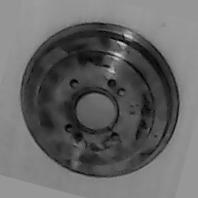
#> input picture ml_grpc_project/training_dataset/discs/good/rotated_-15_1.jpg, 198 x 198 px, found by its file name; its folder holds only this picture in this run
$ python augment_imgs.py
#> lines starting #> are read from the running program, lines starting #| are printed output that depends on the picture; after the words box and inside, x2 and y2 are one past the last pixel; in counts of white or black regions, pixels touching at a corner belong together
# augment_imgs.py
import os
import cv2
import numpy as np
from PIL import Image
from tqdm import tqdm

def estimate_background_color(image, border_size=20):
    """
    Estimate background color by sampling border pixels.
    Enhanced to handle edge cases and provide better color estimation.
    """
    h, w = image.shape[:2]
    border_size = min(border_size, min(h, w) // 4)  # Ensure border size is reasonable

    # Sample from all four borders
    top = image[:border_size, :, :].reshape(-1, 3)
    bottom = image[-border_size:, :, :].reshape(-1, 3)
    left = image[:, :border_size, :].reshape(-1, 3)
    right = image[:, -border_size:, :].reshape(-1, 3)

    # Combine all border pixels
    border_pixels = np.concatenate((top, bottom, left, right), axis=0)

    # Use median instead of mean for more robust color estimation
    avg_color = np.median(border_pixels, axis=0)
    return (int(avg_color[0]), int(avg_color[1]), int(avg_color[2]))

# [130 lines left out: functions detect_disc_with_hough, find_contour_based_disc, not called in this run]
'''
#too specific for disc shapes
def crop_component(image):
    """
    Detects disc components precisely by finding compact dark objects.
    Creates a tight square crop centered exactly on the disc.
    """
    original = image.copy()
    h, w = original.shape[:2]

    # Convert to grayscale for processing
    if len(original.shape) == 3:
        gray = cv2.cvtColor(original, cv2.COLOR_BGR2GRAY)
    else:
        gray = original.copy()

    # Apply bilateral filter to reduce noise while preserving edges
    filtered = cv2.bilateralFilter(gray, 9, 75, 75)

    # Strategy 1: Multi-level thresholding to find the darkest objects
    # Calculate image statistics
    mean_brightness = np.mean(filtered)
    std_brightness = np.std(filtered)

    # Try multiple threshold levels to find compact dark objects
    thresholds = [
        max(0, int(mean_brightness - 1.2 * std_brightness)),  # Very dark
        max(0, int(mean_brightness - 0.8 * std_brightness)),  # Dark
        max(0, int(mean_brightness - 0.5 * std_brightness))   # Moderately dark
    ]

    best_detection = None
    best_compactness = 0

    for threshold in thresholds:
        # Create binary mask for dark regions
        _, dark_mask = cv2.threshold(filtered, threshold, 255, cv2.THRESH_BINARY_INV)

        # Clean up the mask - remove noise and fill holes
        kernel_small = cv2.getStructuringElement(cv2.MORPH_ELLIPSE, (3, 3))
        kernel_medium = cv2.getStructuringElement(cv2.MORPH_ELLIPSE, (5, 5))

        dark_mask = cv2.morphologyEx(dark_mask, cv2.MORPH_OPEN, kernel_small)
        dark_mask = cv2.morphologyEx(dark_mask, cv2.MORPH_CLOSE, kernel_medium)

        # Find contours
        contours, _ = cv2.findContours(dark_mask, cv2.RETR_EXTERNAL, cv2.CHAIN_APPROX_SIMPLE)

        if not contours:
            continue

        # Find the most compact dark object near center
        image_center = (w // 2, h // 2)

        for contour in contours:
            area = cv2.contourArea(contour)

            # Filter by size - should be significant but not huge
            min_area = 0.02 * w * h  # At least 2% of image
            max_area = 0.4 * w * h   # At most 40% of image

            if area < min_area or area > max_area:
                continue

            # Get bounding rectangle and center
            x, y, cw, ch = cv2.boundingRect(contour)
            cx, cy = x + cw // 2, y + ch // 2

            # Calculate compactness (area/perimeter ratio) - discs should be compact
            perimeter = cv2.arcLength(contour, True)
            if perimeter == 0:
                continue

            compactness = (4 * np.pi * area) / (perimeter * perimeter)

            # Calculate aspect ratio - should be roughly square
            aspect_ratio = min(cw, ch) / max(cw, ch)

            # Distance from center
            center_distance = np.sqrt((cx - image_center[0])**2 + (cy - image_center[1])**2)
            max_distance = np.sqrt((w//2)**2 + (h//2)**2)
            centrality = 1 - (center_distance / max_distance)

            # Calculate average darkness within the contour
            mask_region = np.zeros_like(gray)
            cv2.fillPoly(mask_region, [contour], (255,))
            object_pixels = gray[mask_region == 255]
            if len(object_pixels) > 0:
                avg_darkness = np.mean(object_pixels)
                darkness_score = 1 - (avg_darkness / 255)
            else:
                darkness_score = 0

            # Combined score emphasizing compactness and darkness
            combined_score = (compactness * 0.35 +
                            darkness_score * 0.3 +
                            centrality * 0.2 +
                            aspect_ratio * 0.15)

            # Only consider reasonably compact and dark objects
            if (compactness > 0.3 and  # Reasonably compact
                aspect_ratio > 0.6 and  # Not too elongated
                darkness_score > 0.3 and  # Sufficiently dark
                combined_score > best_compactness):

                best_compactness = combined_score
                best_detection = {
                    'contour': contour,
                    'bbox': (x, y, cw, ch),
                    'center': (cx, cy),
                    'darkness': darkness_score
                }

    if best_detection is not None:
        # Use the centroid of the contour for more precise centering
        contour = best_detection['contour']
        M = cv2.moments(contour)
        if M['m00'] != 0:
            true_cx = int(M['m10'] / M['m00'])
            true_cy = int(M['m01'] / M['m00'])
        else:
            true_cx, true_cy = best_detection['center']

        # Get bounding box but use true centroid for centering
        x, y, cw, ch = best_detection['bbox']

        # Create tight square crop around the true center
        # Use a more conservative padding based on the actual component size
        component_size = max(cw, ch)
        padding = max(8, int(component_size * 0.12))  # 12% padding

        crop_size = component_size + padding * 2

        # Center the crop on the true centroid
        crop_x = true_cx - crop_size // 2
        crop_y = true_cy - crop_size // 2

        # Ensure crop stays within image bounds
        crop_x = max(0, min(crop_x, w - crop_size))
        crop_y = max(0, min(crop_y, h - crop_size))

        # Make sure we have valid dimensions
        if (crop_x >= 0 and crop_y >= 0 and
            crop_x + crop_size <= w and crop_y + crop_size <= h and
            crop_size > 0):
            cropped = original[crop_y:crop_y+crop_size, crop_x:crop_x+crop_size]
            return cropped

    # Fallback: Try edge-based detection for internal disc features
    clahe = cv2.createCLAHE(clipLimit=2.0, tileGridSize=(8, 8))
    enhanced = clahe.apply(filtered)

    # Use multiple edge detection parameters
    edges1 = cv2.Canny(enhanced, 40, 120)
    edges2 = cv2.Canny(enhanced, 20, 80)
    edges = cv2.bitwise_or(edges1, edges2)

    # Find contours from edges
    contours, _ = cv2.findContours(edges, cv2.RETR_EXTERNAL, cv2.CHAIN_APPROX_SIMPLE)

    if contours:
        # Find the most centered contour with reasonable size
        image_center = (w // 2, h // 2)
        best_contour = None
        best_score = 0

        for contour in contours:
            area = cv2.contourArea(contour)
            if area < 0.015 * w * h or area > 0.5 * w * h:
                continue

            x, y, cw, ch = cv2.boundingRect(contour)
            cx, cy = x + cw // 2, y + ch // 2

            # Prefer objects closer to center with reasonable aspect ratio
            distance = np.sqrt((cx - image_center[0])**2 + (cy - image_center[1])**2)
            aspect_ratio = min(cw, ch) / max(cw, ch)

            score = (1.0 / (1 + distance)) * aspect_ratio * (area / (0.1 * w * h))

            if score > best_score:
                best_score = score
                best_contour = contour

        if best_contour is not None:
            x, y, cw, ch = cv2.boundingRect(best_contour)

            # Calculate true center using moments
            M = cv2.moments(best_contour)
            if M['m00'] != 0:
                cx = int(M['m10'] / M['m00'])
                cy = int(M['m01'] / M['m00'])
            else:
                cx, cy = x + cw // 2, y + ch // 2

            # Create square crop
            crop_size = max(cw, ch) + max(15, min(cw, ch) // 8)

            crop_x = max(0, min(cx - crop_size // 2, w - crop_size))
            crop_y = max(0, min(cy - crop_size // 2, h - crop_size))

            if crop_x >= 0 and crop_y >= 0 and crop_size > 0:
                cropped = original[crop_y:crop_y+crop_size, crop_x:crop_x+crop_size]
                return cropped

    # Final fallback: center crop
    crop_size = min(h, w) // 2
    x = (w - crop_size) // 2
    y = (h - crop_size) // 2
    return original[y:y+crop_size, x:x+crop_size]
'''
#absolutely non dependent on shape of the component but struggles with precropped images
def crop_component(image):
    """Generalized component cropping for arbitrary shapes"""
    original = image.copy()
    h, w = original.shape[:2]
#> h = 198; w = 198

    # Convert to grayscale with CLAHE normalization
    gray = cv2.cvtColor(original, cv2.COLOR_BGR2GRAY) if len(original.shape) == 3 else original.copy()
#> gray is the input picture: shape (198, 198); min 0, max 212, mean 101.6
    clahe = cv2.createCLAHE(clipLimit=3.0, tileGridSize=(8, 8))
    enhanced = clahe.apply(gray)
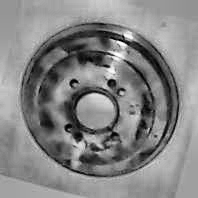
#> enhanced: shape (198, 198); min 1, max 255, mean 132.5

    # Multi-stage thresholding
    methods = []

    # Adaptive threshold variants
    for block_size in [11, 21, 31]:
        thresh = cv2.adaptiveThreshold(enhanced, 255, cv2.ADAPTIVE_THRESH_GAUSSIAN_C,
                                      cv2.THRESH_BINARY_INV, block_size, 10)
        methods.append(thresh)
#> this loop made 3 passes
#> pass 1, in crop_component, `thresh = cv2.adaptiveThreshold(enhanced, 255, cv2.ADAPTIVE_THRESH_GAUS..`:
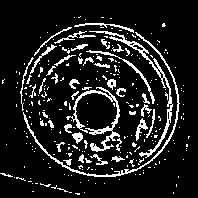
#> thresh: shape (198, 198); 12.4% white in thin lines or dots, all inside (x1, y1, x2, y2) = (0, 16, 190, 195)
#> after the loop, methods = 3 items

    # Global threshold variants
    for thresh_val in [120, 160, 200]:
        _, thresh = cv2.threshold(enhanced, thresh_val, 255, cv2.THRESH_BINARY_INV)
        methods.append(thresh)
#> this loop made 3 passes
#> pass 3, in crop_component, `_, thresh = cv2.threshold(enhanced, thresh_val, 255, cv2.THRESH_BINARY..`:
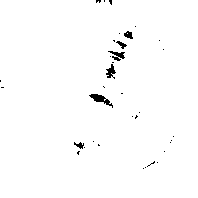
#> thresh: shape (198, 198); 98.8% white; 35 black regions (29 under 20 px), largest, box (x1, y1, x2, y2) and area: (89, 94, 113, 108) 124, (108, 51, 125, 61) 82, (106, 64, 116, 79) 76, (124, 31, 133, 39) 47, (116, 41, 127, 49) 38, (74, 142, 84, 149) 37
#> after the loop, methods = 6 items

    best_contour = None
    best_area = 0
    center_x, center_y = w//2, h//2
#> center_x = 99; center_y = 99

    # Contour analysis with shape-agnostic criteria
    for thresh in methods:
        cleaned = cv2.morphologyEx(thresh, cv2.MORPH_CLOSE,
                                 cv2.getStructuringElement(cv2.MORPH_ELLIPSE, (5,5)),
                                 iterations=2)

        contours, _ = cv2.findContours(cleaned, cv2.RETR_EXTERNAL, cv2.CHAIN_APPROX_SIMPLE)

        for contour in contours:
            area = cv2.contourArea(contour)
            if area < 500:  # Minimum viable area
                continue

            # Position-based scoring
            x, y, cw, ch = cv2.boundingRect(contour)
            contour_center = (x + cw//2, y + ch//2)
            dist_from_center = np.hypot(contour_center[0]-center_x, contour_center[1]-center_y)

            # Shape-agnostic selection criteria:
            # 1. Significant but non-dominant size (1-30% of image area)
            # 2. Proximity to image center
            # 3. Clear separation from image edges
            area_ratio = area / (h*w)
            edge_margin = min(x, y, w-(x+cw), h-(y+ch))

            if (0.01 < area_ratio < 0.3 and
                edge_margin > 20 and
                (area > best_area or dist_from_center < 100)):
                best_contour = contour
                best_area = area
#> this loop made 6 passes
#> contours on pass 6: [[[0, 0], [0, 197], [197, 197], [197, 0]]]
#> pass 1, in crop_component, `cleaned = cv2.morphologyEx(thresh, cv2.MORPH_CLOSE, cv2.getStructuring..`:
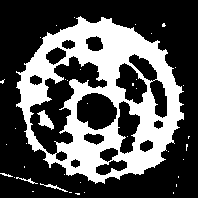
#> cleaned: shape (198, 198); 32.9% white; 40 white regions (35 under 20 px), largest, box (x1, y1, x2, y2) and area: (16, 16, 184, 184) 12510, (37, 110, 54, 130) 164, (40, 183, 68, 192) 56, (16, 177, 38, 184) 40, (0, 173, 13, 177) 23
#> after the loop: cleaned: shape (198, 198); every value is 255
#> after the loop, best_area = 0

    # Fallback to edge-based detection
    if best_contour is None:
        edges = cv2.Canny(enhanced, 50, 150)
#> edges: shape (198, 198); 13.2% white in thin lines or dots, all inside (x1, y1, x2, y2) = (0, 19, 182, 196)
        edges = cv2.dilate(edges, None, iterations=2)
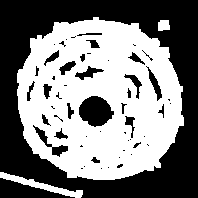
#> edges: shape (198, 198); 50.1% white; 56 black regions (31 under 20 px)
        contours, _ = cv2.findContours(edges, cv2.RETR_EXTERNAL, cv2.CHAIN_APPROX_SIMPLE)
#> contours = 3 contours; box (x1, y1, x2, y2) and area: (17, 17, 184, 180) 21276, (0, 172, 83, 198) 433, (158, 20, 170, 31) 96
        if contours:
            best_contour = max(contours, key=cv2.contourArea)
#> best_contour = contour of 252 points, box (x1, y1, x2, y2) (17, 17, 184, 180), area 21276

    # Final crop logic
    if best_contour is not None:
        x, y, cw, ch = cv2.boundingRect(best_contour)
#> x = 17; y = 17; cw = 167; ch = 163
        pad = int(max(cw, ch) * 0.15)  # Dynamic padding
#> pad = 25

        # Square crop calculation
        side = max(cw, ch) + 2*pad
#> side = 217
        cx, cy = x + cw//2, y + ch//2
#> cx = 100; cy = 98

        start_x = max(0, cx - side//2)
#> start_x = 0
        start_y = max(0, cy - side//2)
#> start_y = 0
        end_x = min(w, start_x + side)
#> end_x = 198
        end_y = min(h, start_y + side)
#> end_y = 198

        # Boundary checks
        start_x = end_x - side if start_x < 0 else start_x
        start_y = end_y - side if start_y < 0 else start_y

        return original[start_y:end_y, start_x:end_x]

    # Fallback to center crop
    size = min(h, w) // 2
    return original[h//2-size:h//2+size, w//2-size:w//2+size]

def rotate_image(image, angle, fill_color=(128, 128, 128)):
    """
    Rotate image by angle degrees around center and fill empty space with fill_color.
    Enhanced to handle both grayscale and color images properly.
    """
    h, w = image.shape[:2]
    center = (w // 2, h // 2)

    # Get rotation matrix
    rot_matrix = cv2.getRotationMatrix2D(center, angle, 1.0)

    # Handle different image types
    if len(image.shape) == 3:
        # Color image
        rotated = cv2.warpAffine(image, rot_matrix, (w, h), borderValue=fill_color, borderMode=cv2.BORDER_CONSTANT)
    else:
        # Grayscale image
        if isinstance(fill_color, (tuple, list)):
            fill_value = int(np.mean(fill_color))
        else:
            fill_value = fill_color
        rotated = cv2.warpAffine(image, rot_matrix, (w, h), borderValue=fill_value, borderMode=cv2.BORDER_CONSTANT)

    return rotated

# [30 lines left out: function crop_and_convert_image, not called in this run]

def augment_images_in_folder(folder_path, convert_to_grayscale=False):
    """
    Process all images in folder with enhanced disc detection:
    1) Detect and crop disc components using multiple strategies
    2) Convert to grayscale if requested
    3) Augment by rotating multiple degrees with background filling
    4) Save rotated images
    5) Delete original images after augmentation
    """
    if not os.path.exists(folder_path):
        print(f"❌ Folder does not exist: {folder_path}")
        return

    # Get list of image files
    image_files = [f for f in os.listdir(folder_path)
                   if f.lower().endswith(('.png', '.jpg', '.jpeg', '.bmp', '.tiff'))]

    if not image_files:
        print(f"⚠️ No image files found in {folder_path}")
        return

    print(f"📁 Processing {len(image_files)} images in: {folder_path}")

    successful_crops = 0
    failed_crops = 0

    for filename in tqdm(image_files, desc="Processing images"):
        file_path = os.path.join(folder_path, filename)

        try:
            # Load image
            image = Image.open(file_path).convert("RGB")
            image = np.array(image)

            # Crop component using enhanced detection
            cropped = crop_component(image)

            if cropped is None or cropped.size == 0:
                print(f"❌ Skipping {filename} — Cropping failed.")
                failed_crops += 1
                continue

            successful_crops += 1

            # Convert to grayscale if requested
            if convert_to_grayscale:
                if len(cropped.shape) == 3:
                    cropped = cv2.cvtColor(cropped, cv2.COLOR_RGB2GRAY)

            # Estimate background color for rotation fill
            background_color = estimate_background_color(image)
#> in estimate_background_color, `avg_color = np.median(border_pixels, axis=0)`: avg_color = [148, 148, 148]
#> background_color = (148, 148, 148)
            if convert_to_grayscale:
                background_color = int(np.mean(background_color))
#> background_color = 148

            # Save the 0-degree cropped image
            if len(cropped.shape) == 2:  # Grayscale
                cropped_pil = Image.fromarray(cropped, 'L')
            else:  # Color
                cropped_pil = Image.fromarray(cropped, 'RGB')

            name, ext = os.path.splitext(filename)
            cropped_filename = f"cropped_0_{name}{ext}"
            cropped_path = os.path.join(folder_path, cropped_filename)
            cropped_pil.save(cropped_path)

            # Generate rotated versions
            rotation_angles = [-30, -15, 15, 30]
            for angle in rotation_angles:
                rotated = rotate_image(cropped, angle, fill_color=background_color)

                # Convert back to PIL and save
                if len(rotated.shape) == 2:  # Grayscale
                    rotated_pil = Image.fromarray(rotated, 'L')
                else:  # Color
                    rotated_pil = Image.fromarray(rotated, 'RGB')

                # Generate filename for rotated image
                rotated_filename = f"rotated_{angle}_{name}{ext}"
                rotated_path = os.path.join(folder_path, rotated_filename)

                rotated_pil.save(rotated_path)
#> this loop made 4 passes
#> pass 1, in rotate_image, `rotated = cv2.warpAffine(image, rot_matrix, (w, h), borderValue=fill_v..`:
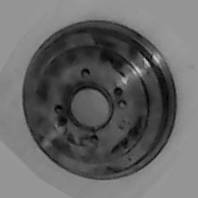
#> rotated: shape (198, 198); min 1, max 210, mean 101.9
#> after the loop:
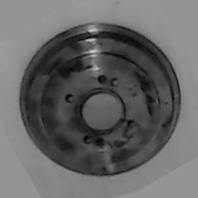
#> rotated: shape (198, 198); min 1, max 210, mean 101.8

            # Remove original image after successful processing
            os.remove(file_path)

        except Exception as e:
            print(f"❌ Error processing {filename}: {str(e)}")
            failed_crops += 1
            continue

    print(f"✅ Processing complete!")
    print(f"   Successful crops: {successful_crops}")
    print(f"   Failed crops: {failed_crops}")
    print(f"   Generated {successful_crops * 5} total images (1 cropped + 4 rotated per original)")

if __name__ == "__main__":
    # Replace these paths manually when testing different folders
    test_folders = [
        r"D:\mechmet intern project\ml_grpc_project\training_dataset\discs\good",
        r"D:\mechmet intern project\ml_grpc_project\training_dataset\discs\bad"
    ]

    for folder in test_folders:
        print(f"Processing folder: {folder}")
        augment_images_in_folder(folder, convert_to_grayscale=True)
